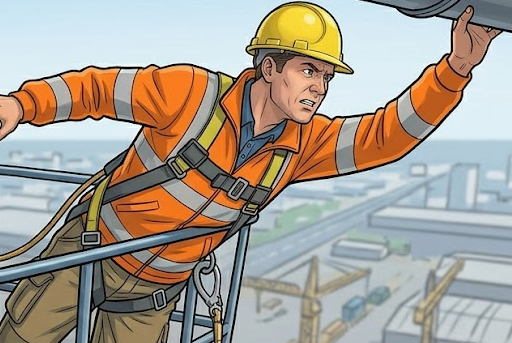
#> input picture render/_art_illust_v5_clean_gen04.png, 512 x 343 px, given in place of gen04.png, which was not available
$ python _art.py
#> lines starting #> are read from the running program, lines starting #| are printed output that depends on the picture
from PIL import Image
# 破綻が出やすい人物(手/顔)を拡大: illust gen04, photo gen04, photo gen01
specs=[("illust_v5_clean","gen04",0.45,0.05,0.95,0.55),
       ("photo_v5_clean","gen04",0.25,0.05,0.75,0.6),
       ("photo_v5_clean","gen01",0.40,0.20,0.80,0.75)]
for k,f,a,b,c,d in specs:
    im=Image.open(fr"images\{k}\{f}.png"); W,H=im.size
#> further down, im is the input picture: PIL image 512x343 RGB; mean R, G, B 167, 158.8, 147.4
#> after `W, H = im.size`: W = 512; H = 343
    im.crop((int(W*a),int(H*b),int(W*c),int(H*d))).save(fr"render\_art_{k}_{f}.png")
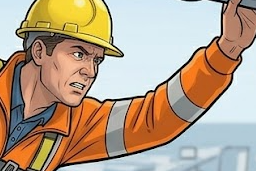
#> saved as _art_illust_v5_clean_gen04.png: PIL image 256x171 RGB; mean R, G, B 181.3, 159.7, 137.2
#> pass 2 of the loop `for k,f,a,b,c,d in specs:`:
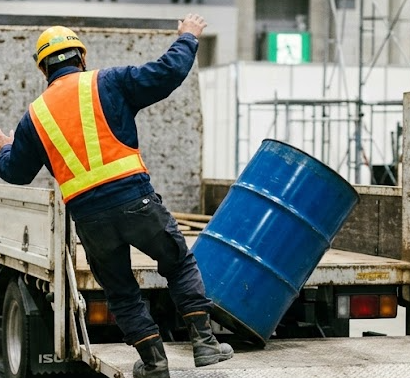
#> input picture render/_art_photo_v5_clean_gen01.png, 410 x 378 px, given in place of gen04.png, which was not available
#> im is the input picture: PIL image 410x378 RGB; mean R, G, B 116, 120.5, 114.5
#> `im.crop((int(W*a),int(H*b),int(W*c),int(H*d))).save(fr"render\_art_{k}..`:
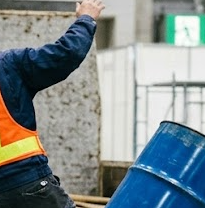
#> saved as _art_photo_v5_clean_gen04.png: PIL image 205x208 RGB; mean R, G, B 127.2, 138.3, 140.3
print("ok")
